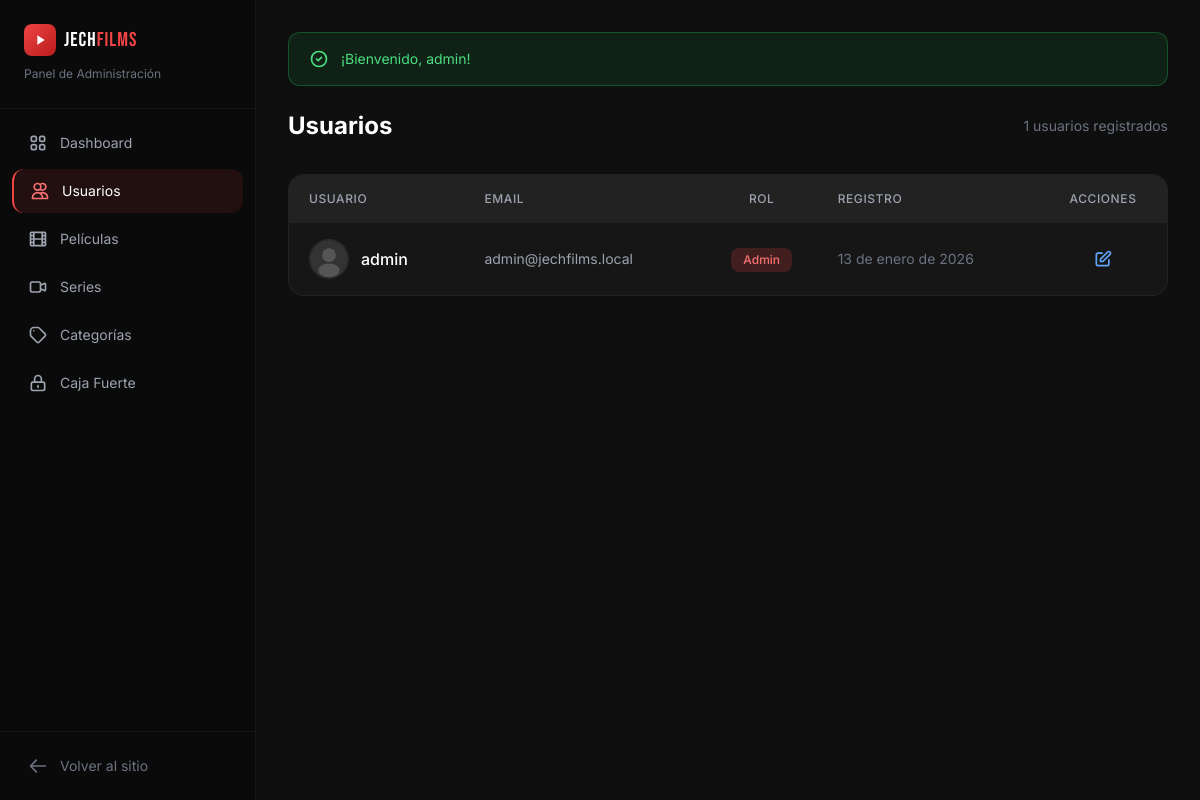
Page /admin/users (signed in) on the committed database.
### tables this page shows
CREATE TABLE users (
    id INT PRIMARY KEY AUTO_INCREMENT,
    username VARCHAR(50) NOT NULL UNIQUE,
    email VARCHAR(100) NOT NULL UNIQUE,
    password VARCHAR(255) NOT NULL,
    avatar VARCHAR(255) DEFAULT NULL,
    role ENUM('user', 'admin') DEFAULT 'user',
    created_at TIMESTAMP DEFAULT CURRENT_TIMESTAMP,
    updated_at TIMESTAMP DEFAULT CURRENT_TIMESTAMP ON UPDATE CURRENT_TIMESTAMP,
    
    INDEX idx_email (email),
    INDEX idx_role (role)
);

### controllers/admin/UsersController.php (called while the page is built, shortened)
<?php
class UsersController {
    private User $userModel;
    public function __construct() {
        $this->userModel = new User();
    }
    public function index(): void {
        $users = $this->userModel->all('created_at', 'DESC');
        require_once VIEWS_PATH . '/admin/users/index.php';
    }
}

### public/index.php (called while the page is built, shortened)
<?php
require_once __DIR__ . '/../config/database.php';
require_once __DIR__ . '/../helpers/functions.php';
$requestUri = $_SERVER['REQUEST_URI'];
$basePath = parse_url(BASE_URL, PHP_URL_PATH) ?: '';
$path = str_replace($basePath, '', parse_url($requestUri, PHP_URL_PATH));
$path = trim($path, '/');
$segments = explode('/', $path);
$controller = $segments[0] ?? 'home';
$action = $segments[1] ?? 'index';
$params = array_slice($segments, 2);
if ($controller === 'admin' && isset($segments[1])) {
    $action = $segments[2] ?? 'index';
    $params = array_slice($segments, 3);
}
$controllerInstance = new $className();
call_user_func_array([$controllerInstance, $action], $params);

### config/database.php (called while the page is built, shortened)
<?php
function getConnection(): PDO {
    static $pdo = null;
    if ($pdo === null) {
        $dsn = sprintf(
            'mysql:host=%s;dbname=%s;charset=%s',
            DB_HOST,
            DB_NAME,
            DB_CHARSET
        );
        $options = [
            PDO::ATTR_ERRMODE => PDO::ERRMODE_EXCEPTION,
            PDO::ATTR_DEFAULT_FETCH_MODE => PDO::FETCH_ASSOC,
            PDO::ATTR_EMULATE_PREPARES => false,
        ];
        try {
            $pdo = new PDO($dsn, DB_USER, DB_PASS, $options);
        } catch (PDOException $e) {
            die('Error de conexión a la base de datos. Por favor, verifica la configuración.');
        }
    }
    return $pdo;
}

### models/Model.php (called while the page is built, shortened)
<?php
abstract class Model {
    protected PDO $db;
    protected string $table;
    public function __construct() {
        $this->db = getConnection();
    }
    public function all(string $orderBy = 'id', string $direction = 'DESC'): array {
        $direction = strtoupper($direction) === 'ASC' ? 'ASC' : 'DESC';
        $sql = "SELECT * FROM {$this->table} ORDER BY {$orderBy} {$direction}";
        $stmt = $this->db->query($sql);
        return $stmt->fetchAll();
    }
}

### helpers/functions.php (called while the page is built, shortened)
<?php
function e(string $string): string {
    return htmlspecialchars($string, ENT_QUOTES, 'UTF-8');
}
function url(string $path = ''): string {
    return rtrim(BASE_URL, '/') . '/' . ltrim($path, '/');
}
function formatDate(string $date): string {
    $timestamp = strtotime($date);
    $months = [
        1 => 'enero', 2 => 'febrero', 3 => 'marzo', 4 => 'abril',
        5 => 'mayo', 6 => 'junio', 7 => 'julio', 8 => 'agosto',
        9 => 'septiembre', 10 => 'octubre', 11 => 'noviembre', 12 => 'diciembre'
    ];
    $day = date('j', $timestamp);
    $month = $months[(int)date('n', $timestamp)];
    $year = date('Y', $timestamp);
    return "$day de $month de $year";
}
function avatarUrl(?string $avatar): string {
    return url('assets/images/default-avatar.svg');
}

### views/admin/users/index.php (the view, shortened to what this page needs)
<div class="flex items-center justify-between mb-8">
    <h1 class="text-2xl font-bold">Usuarios</h1>
    <span class="text-sm text-gray-500"><?= count($users) ?> usuarios registrados</span>
</div>
<div class="bg-[#161616] rounded-2xl border border-white/5 overflow-hidden">
    <div class="overflow-x-auto">
    <table class="w-full min-w-[700px]">
        <thead class="bg-white/5 text-xs uppercase tracking-wider text-gray-400">
            <tr>
                <th class="text-left px-5 py-4 font-medium">Usuario</th>
                <th class="text-left px-4 py-4 font-medium">Email</th>
                <th class="text-center px-4 py-4 font-medium">Rol</th>
                <th class="text-left px-4 py-4 font-medium">Registro</th>
                <th class="text-center px-4 py-4 font-medium">Acciones</th>
            </tr>
        </thead>
        <tbody class="divide-y divide-white/5">
            <?php foreach ($users as $u): ?>
            <tr class="hover:bg-white/[0.02] transition">
                <td class="px-5 py-4">
                    <div class="flex items-center gap-3">
                        <img src="<?= avatarUrl($u['avatar']) ?>" alt="" class="w-10 h-10 rounded-full object-cover border border-white/10">
                        <span class="font-medium"><?= e($u['username']) ?></span>
                    </div>
                </td>
                <td class="px-4 py-4 text-gray-400 text-sm"><?= e($u['email']) ?></td>
                <td class="px-4 py-4 text-center">
                    <span class="inline-block px-3 py-1 rounded-lg text-xs font-medium <?= $u['role'] === 'admin' ? 'bg-red-500/20 text-red-400' : 'bg-blue-500/20 text-blue-400' ?>">
                        <?= $u['role'] === 'admin' ? 'Admin' : 'Usuario' ?>
                    </span>
                </td>
                <td class="px-4 py-4 text-gray-500 text-sm"><?= formatDate($u['created_at']) ?></td>
                <td class="px-4 py-4">
                    <div class="flex items-center justify-center gap-1">
                        <a href="<?= url('admin/users/edit/' . $u['id']) ?>"
                           class="p-2 rounded-lg text-blue-400 hover:bg-blue-500/10 transition" title="Editar">
                            <svg class="w-5 h-5" fill="none" stroke="currentColor" viewBox="0 0 24 24">
                                <path stroke-linecap="round" stroke-linejoin="round" stroke-width="2" d="M11 5H6a2 2 0 00-2 2v11a2 2 0 002 2h11a2 2 0 002-2v-5m-1.414-9.414a2 2 0 112.828 2.828L11.828 15H9v-2.828l8.586-8.586z"/>
                            </svg>
                        </a>
                    </div>
                </td>
            </tr>
            <?php endforeach; ?>
        </tbody>
    </table>
    </div>
</div>
<?php
require_once VIEWS_PATH . '/layouts/admin.php';
?>

### rows in the picture
users: username "admin", email "admin@jechfilms.local", role "Admin", created_at "13 de enero de 2026"

### other values in the picture
$item[1] "Dashboard"
$item[1] "Usuarios"
$item[1] "Películas"
$item[1] "Series"
$item[1] "Categorías"
$item[1] "Caja Fuerte"
$flash['message'] "¡Bienvenido, admin!"
count($users) "1"
